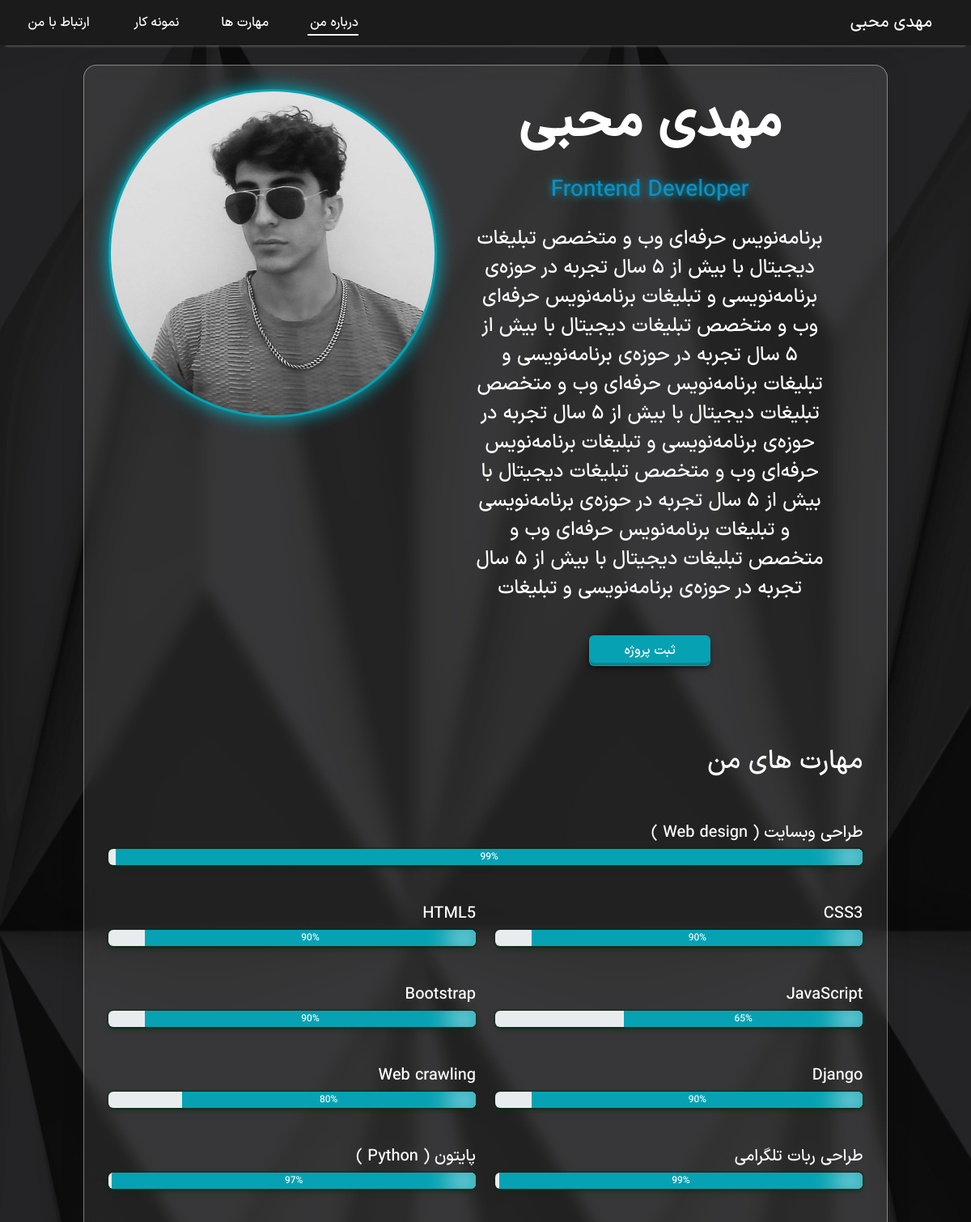
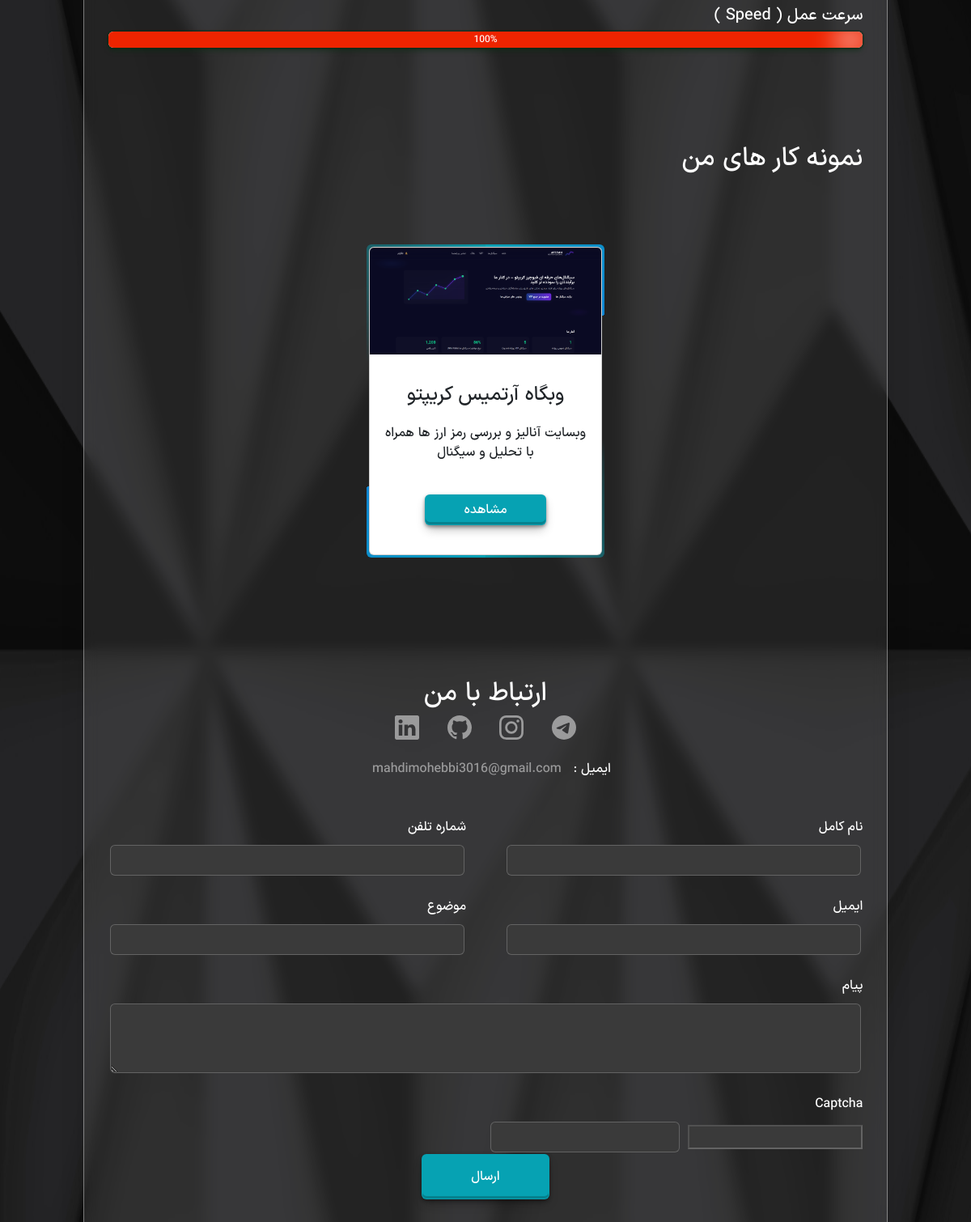
The page / on the database its author committed (2 pictures, top to bottom).
### main/models.py (models this page shows, shortened)
class Introduction(models.Model):
    title = models.CharField(max_length=200, verbose_name="عنوان")
    content = models.TextField(verbose_name="محتوا")
    seo_title = models.CharField(max_length=200, blank=True, null=True, verbose_name="عنوان SEO", help_text="اگر خالی باشد از عنوان استفاده می‌شود")
    seo_description = models.TextField(blank=True, null=True, verbose_name="توضیحات SEO", help_text="توضیحات برای موتورهای جستجو")
    seo_keywords = models.CharField(max_length=500, blank=True, null=True, verbose_name="کلمات کلیدی SEO", help_text="کلمات کلیدی با کاما جدا شوند")
    created_at = models.DateTimeField(auto_now_add=True, verbose_name="تاریخ ایجاد")
    updated_at = models.DateTimeField(auto_now=True, verbose_name="تاریخ بروزرسانی")
    is_active = models.BooleanField(default=True, verbose_name="فعال")
    class Meta:
        verbose_name = "متن معرفی"
        verbose_name_plural = "متن‌های معرفی"
        ordering = ['-created_at']

class Portfolio(models.Model):
    title = models.CharField(max_length=200, verbose_name="عنوان")
    about = models.TextField(verbose_name="توضیحات")
    image = models.ImageField(upload_to='portfolio/', verbose_name="تصویر")
    url = models.URLField(max_length=500, blank=True, null=True, verbose_name="لینک مشاهده (اختیاری)")
    created_at = models.DateTimeField(auto_now_add=True, verbose_name="تاریخ ایجاد")
    updated_at = models.DateTimeField(auto_now=True, verbose_name="تاریخ بروزرسانی")
    is_active = models.BooleanField(default=True, verbose_name="فعال")
    class Meta:
        verbose_name = "نمونه کار"
        verbose_name_plural = "نمونه کارها"
        ordering = ['-created_at']

### main/views.py (the view)
# urls.py: path('', views.home_page, name='home_page'),
def home_page(request):
    portfolios = Portfolio.objects.filter(is_active=True)
    introduction = Introduction.objects.filter(is_active=True).first()
    seo_title = "مهدی محبی - برنامه‌نویس حرفه‌ای وب و متخصص تبلیغات دیجیتال"
    seo_description = "برنامه‌نویس حرفه‌ای وب و متخصص تبلیغات دیجیتال با بیش از ۵ سال تجربه در حوزه برنامه‌نویسی و تبلیغات. متخصص Django، Python، طراحی وب و ربات تلگرامی"
    seo_keywords = "مهدی محبی, برنامه‌نویس وب, Django, Python, طراحی وبسایت, ربات تلگرامی, تبلیغات دیجیتال, توسعه وب"
    if introduction:
        seo_title = introduction.seo_title or introduction.title or seo_title
        seo_description = introduction.seo_description or seo_description
        seo_keywords = introduction.seo_keywords or seo_keywords
    context = {
        'works': portfolios,
        'introduction': introduction,
        'form': ContactForm(),
        'seo_title': seo_title,
        'seo_description': seo_description,
        'seo_keywords': seo_keywords,
    }
    return render(request, 'page.html', context)

### templates/page.html (shortened to what this page needs)
{% load static %}
<!DOCTYPE html>
<html lang="fa" dir="rtl">
<head>
    <link rel="stylesheet" href="{% static 'bootstrap.rtl.min.css' %}">
    <link rel="stylesheet" href="{% static 'style.css' %}">
</head>
<body class="d-flex flex-column">
    <header class="d-flex justify-content-between px-5 pt-3">
        <div class="logo-name">
            <h5 class="d-md-block d-none">
                مهدی محبی
            </h5>
        </div>
        <div class="pages-items">
            <nav>
                <ul class="list-unstyled d-flex row row-cols-4 g-5 d-md-flex d-none">
                    <li><a class="nav-link active" href="#Me">درباره من</a></li>
                    <li><a class="nav-link" href="#Skills">مهارت ها</a></li>
                    <li><a class="nav-link" href="#Works">نمونه کار</a></li>
                    <li class="text-nowrap"><a class="nav-link" href="#Contact_me">ارتباط با من</a></li>
                </ul>
            </nav>
        </div>
    </header>
    <section class="base-section pt-4 px-lg-5 px-3 d-inline-flex justify-content-center align-items-center">
        <main class="mb-3">
            <section id="Me" class="d-flex flex-column-reverse flex-lg-row ">
                <div class="d-flex flex-column justify-content-around text-center px-lg-5">
                    <div>
                        <h1 class="fw-bold name mt-4">مهدی محبی</h1>
                        <h3 id="skill-text" class="skill-text mb-3"></h3>
                    </div>
                    <div class="pt-2">
                        {% if introduction %}
                            <p class="about-me-text fs-4">{{ introduction.content }}</p>
                        {% else %}
                            <p class="about-me-text fs-4">برنامه‌نویس حرفه‌ای وب و متخصص تبلیغات دیجیتال
                                با بیش از ۵ سال تجربه در حوزه‌ی برنامه‌نویسی و تبلیغات، از سن ۱۳ سالگی وارد دنیای برنامه
                                نویسی شدم و از آن زمان تاکنون، پروژه‌های متعدد و متنوعی را با موفقیت به سرانجام رسانده‌ام.</p>
                        {% endif %}
                            <a href="#Contact_me" class="btn go-to-see mt-4">ثبت پروژه</a>
                        </div>
                    </div>
                <div class="img-box d-xxl-flex align-items-center text-center w-100">
                    <div class="anim-border">
                        <img class="w-sm-100" src="{% static 'Mahdi.jpg' %}" alt="عکس مهدی محبی - برنامه‌نویس وب">
                    </div>
                </div>
            </section>
            <section id="Skills" class="d-flex flex-column active">
                <div class="top-text-img d-flex justify-content-between align-items-center">
                    <h2>مهارت های من</h2>
                </div>
                <div class="row mt-5">
                    <div class="wow fadeInUp animated" style="visibility:visible" data-aos="fade-down">
                        <div class="skill_item_inner">
                            <div class="skill my-4 my-lg-0">
                                <h5> طراحی وبسایت ( Web design )</h5>
                                <div class="progress" aria-valuenow="100" aria-valuemin="0" aria-valuemax="100">
                                    <div id="skill_webdesign" class="progress-bar " style="--w:99%">99%</div>
                                </div>
                            </div>
                            <div class="row row-cols-lg-2 my-lg-5">
                                <div class="skill my-4 my-lg-0">
                                    <h5>CSS3</h5>
                                    <div class="progress" aria-valuenow="90" aria-valuemin="0" aria-valuemax="100">
                                        <div id="skill_python" class="progress-bar" style="--w:90%">90%</div>
                                    </div>
                                </div>
                                <div class="skill my-4 my-lg-0">
                                    <h5>HTML5</h5>
                                    <div class="progress" aria-valuenow="90" aria-valuemin="0" aria-valuemax="100">
                                        <div id="skill_python" class="progress-bar" style="--w:90%">90%</div>
                                    </div>
                                </div>
                            </div>
                            <div class="row row-cols-lg-2 my-lg-5">
                                <div class="skill my-4 my-lg-0">
                                    <h5>JavaScript</h5>
                                    <div class="progress" aria-valuenow="65" aria-valuemin="0" aria-valuemax="100">
                                        <div id="skill_python" class="progress-bar" style="--w:65%">65%</div>
                                    </div>
                                </div>
                                <div class="skill my-4 my-lg-0">
                                    <h5>Bootstrap</h5>
                                    <div class="progress" aria-valuenow="90" aria-valuemin="0" aria-valuemax="100">
                                        <div id="skill_frontend" class="progress-bar" style="--w:90%">90%</div>
                                    </div>
                                </div>
                            </div>
                            <div class="row row-cols-lg-2 my-lg-5">
                                <div class="skill my-4 my-lg-0">
                                    <h5>Django</h5>
                                    <div class="progress" aria-valuenow="90" aria-valuemin="0" aria-valuemax="100">
                                        <div id="skill_python" class="progress-bar" style="--w:90%">90%</div>
                                    </div>
                                </div>
                                <div class="skill my-4 my-lg-0">
                                    <h5>Web crawling</h5>
                                    <div class="progress" aria-valuenow="80" aria-valuemin="0" aria-valuemax="100">
                                        <div id="skill_djangobackend" class="progress-bar" style="--w:80%">80%</div>
                                    </div>
                                </div>
                            </div>
                            <div class="row row-cols-lg-2 my-lg-5">
                                <div class="skill my-4 my-lg-0">
                                    <h5> طراحی ربات تلگرامی</h5>
                                    <div class="progress" aria-valuenow="99" aria-valuemin="0" aria-valuemax="99">
                                        <div id="skill_telegrambotdev" class="progress-bar" style="--w:99%">99%</div>
                                    </div>
                                </div>
                                <div class="skill my-4 my-lg-0">
                                    <h5> پایتون ( Python )</h5>
                                    <div class="progress" aria-valuenow="99" aria-valuemin="0" aria-valuemax="100">
                                        <div id="skill_python" class="progress-bar" style="--w:99%">97%</div>
                                    </div>
                                </div>
                            </div>
                            <div class="skill my-4 my-lg-0">
                                <h5> سرعت عمل ( Speed )</h5>
                                <div class="progress" aria-valuenow="100" aria-valuemin="0" aria-valuemax="100">
                                    <div id="skill_webdesign" class="progress-bar "
                                        style="--w:100%;background:#EE2400;">100%</div>
                                </div>
                            </div>
                        </div>
                    </div>
                </div>
            </section>
            <section id="Works" class="d-flex flex-column ">
                <div class="top-text-img d-flex justify-content-between align-items-center">
                    <h2>نمونه کار های من</h2>
                </div>
                <div class="row mt-5 d-flex justify-content-center">
                    {% for work in works %}
                    <div class="col-auto work">
                        <div>
                            <div class="anim-border d-inline-block">
                                <div class="card text-center">
                                    <img class="card-img-top" src="{{work.image.url}}" alt="{{work.title}} - نمونه کار مهدی محبی" />
                                    <div class="card-body">
                                        <h4 class="card-title">{{work.title}}</h4>
                                        <p class="card-text">{{work.about}}</p>
                                        {% if work.url %}
                                            <a href="{{work.url}}" target="_blank" rel="noopener noreferrer" class="btn go-to-see">مشاهده</a>
                                        {% endif %}
                                    </div>
                                </div>
                            </div>
                        </div>
                    </div>
                    {% endfor %}
                </div>
            </section>
            <section id="Contact_me" class="d-flex flex-column">
                <div class="top-text-img text-center social-platform">
                    <h2>ارتباط با من</h2>
                    <a style="--clr:#006c86" href="https://t.me/mahdi_mohebbi1385" target="_blank" rel="noopener noreferrer">
                    </a>
                    <a style="--clr:#b91c00" href="https://www.instagram.com/mahdi_mohebbi2006/" target="_blank" rel="noopener noreferrer">
                    </a>
                    <a style="--clr:#24292e" href="https://github.com/mahdi_mohebbi1385" target="_blank" rel="noopener noreferrer">
                    </a>
                    <a style="--clr:#0077b5" href="https://www.linkedin.com/in/mahdi-mohebbi" target="_blank" rel="noopener noreferrer">
                    </a>
                </div>
                <div class="top-text-img text-center social-platform pt-4">
                    ایمیل :<a href="mailto:mahdimohebbi3016@gmail.com">mahdimohebbi3016@gmail.com</a>
                </div>
                <div class="d-flex contact-box">
                    <form class="my-5 flex-fill" method="post" action="{% url 'main:newmsg' %}">
                        <div class="row g-lg-5 mb-lg-4">
                            <div class="col-12 col-lg-6">
                                <label for="{{ form.fullname.id_for_label }}" class="form-label">{{ form.fullname.label }}</label>
                                <div class="input-border">
                                    {{ form.fullname }}
                                </div>
                            </div>
                            <div class="col-12 col-lg-6">
                                <label for="{{ form.phonenumber.id_for_label }}" class="form-label">{{ form.phonenumber.label }}</label>
                                <div class="input-border">
                                    {{ form.phonenumber }}
                                </div>
                            </div>
                        </div>
                        <div class="row g-lg-5 mb-lg-4">
                            <div class="col-12 col-lg-6">
                                <label for="{{ form.email.id_for_label }}" class="form-label">{{ form.email.label }}</label>
                                <div class="input-border">
                                    {{ form.email }}
                                </div>
                            </div>
                            <div class="col-12 col-lg-6">
                                <label for="{{ form.title.id_for_label }}" class="form-label">{{ form.title.label }}</label>
                                <div class="input-border">
                                    {{ form.title }}
                                </div>
                            </div>
                        </div>
                        <div class="row mb-4">
                            <div class="col-12">
                                <label for="{{ form.message.id_for_label }}" class="form-label">{{ form.message.label }}</label>
                                <div class="input-border">
                                    {{ form.message }}
                                </div>
                            </div>
                        </div>
                        <div class="captcha-part d-flex flex-column w-100 mb-3 mb-lg-0">
                            <label class="form-label">{{ form.captcha.label }}</label>
                            <div class="d-flex align-items-center flex-wrap">
                                <div class="captcha-image mb-2 mb-md-0 me-2">
                                    {{ form.captcha }}
                                </div>
                                <div class="input-border "><input class="form-control" type="text" name="captcha_1"></div>
                            </div>
                        </div>
                        <div class="row text-center">
                            <div class="col-12 text-center">
                                <button type="submit" class="btn btn-send mt-3 mt-lg-0">
                                    ارسال
                                </button>
                            </div>
                        </div>
                    </form>
                </div>
            </section>
        </main>
    </section>
</body>
</html>

### rows shown on the page
Introduction: content "برنامه‌نویس حرفه‌ای وب و متخصص تبلیغات دیجیتال با بیش از ۵ سال تجربه در حوزه‌ی برنامه‌نویسی و تبلیغات برنامه‌نویس حرفه‌ای وب و متخصص تبلیغات دیجیتال با بیش از ۵ سال تجربه در حوزه‌ی برنامه‌نویسی و تبلیغات برنامه‌نویس حرفه‌ای وب و متخصص تبلیغات دیجیتال با بیش از ۵ سال تجربه در حوزه‌ی برنامه‌نویسی و تبلیغات برنامه‌نویس حرفه‌ای وب و متخصص تبلیغات دیجیتال با بیش از ۵ سال تجربه در حوزه‌ی برنامه‌نویسی و تبلیغات برنامه‌نویس حرفه‌ای وب و متخصص تبلیغات دیجیتال با بیش از ۵ سال تجربه در حوزه‌ی برنامه‌نویسی و تبلیغات"
Portfolio: image (picture), title "وبگاه آرتمیس کریپتو", about "وبسایت آنالیز و بررسی رمز ارز ها همراه با تحلیل و سیگنال"
